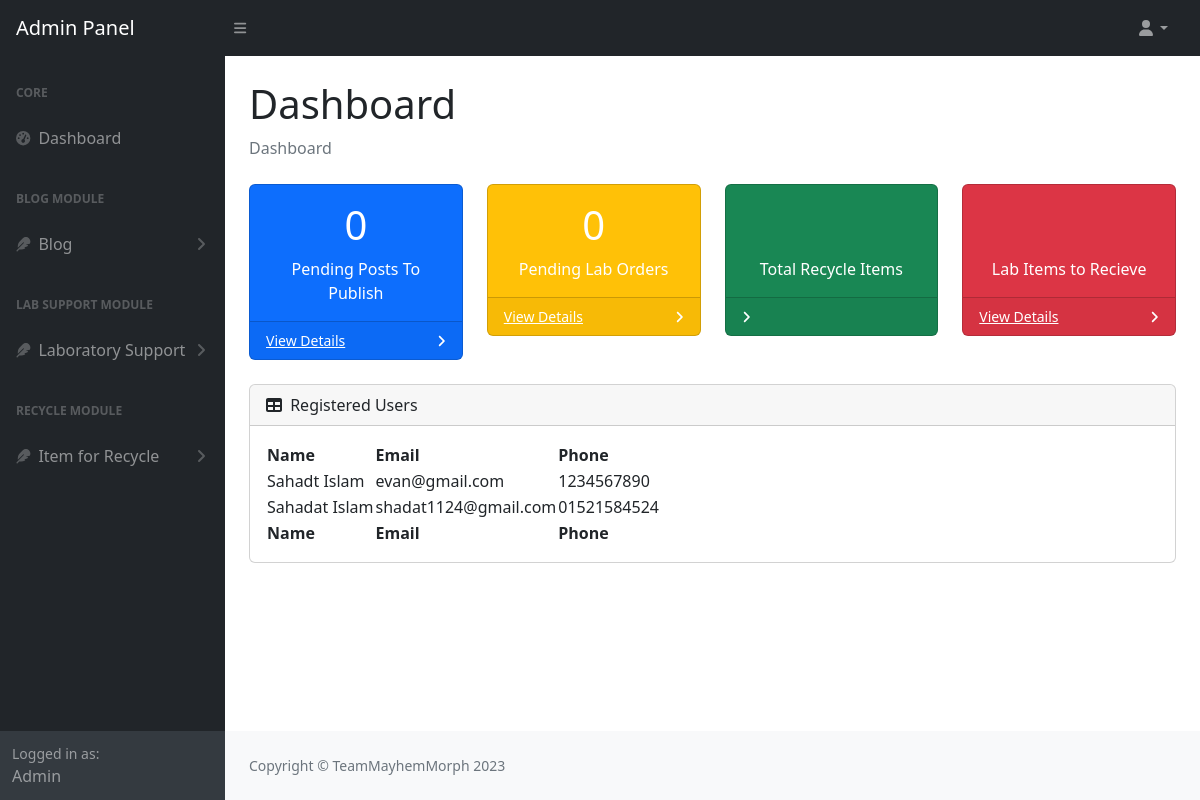
Page /admin/logedIndex.php on the earlier database version.
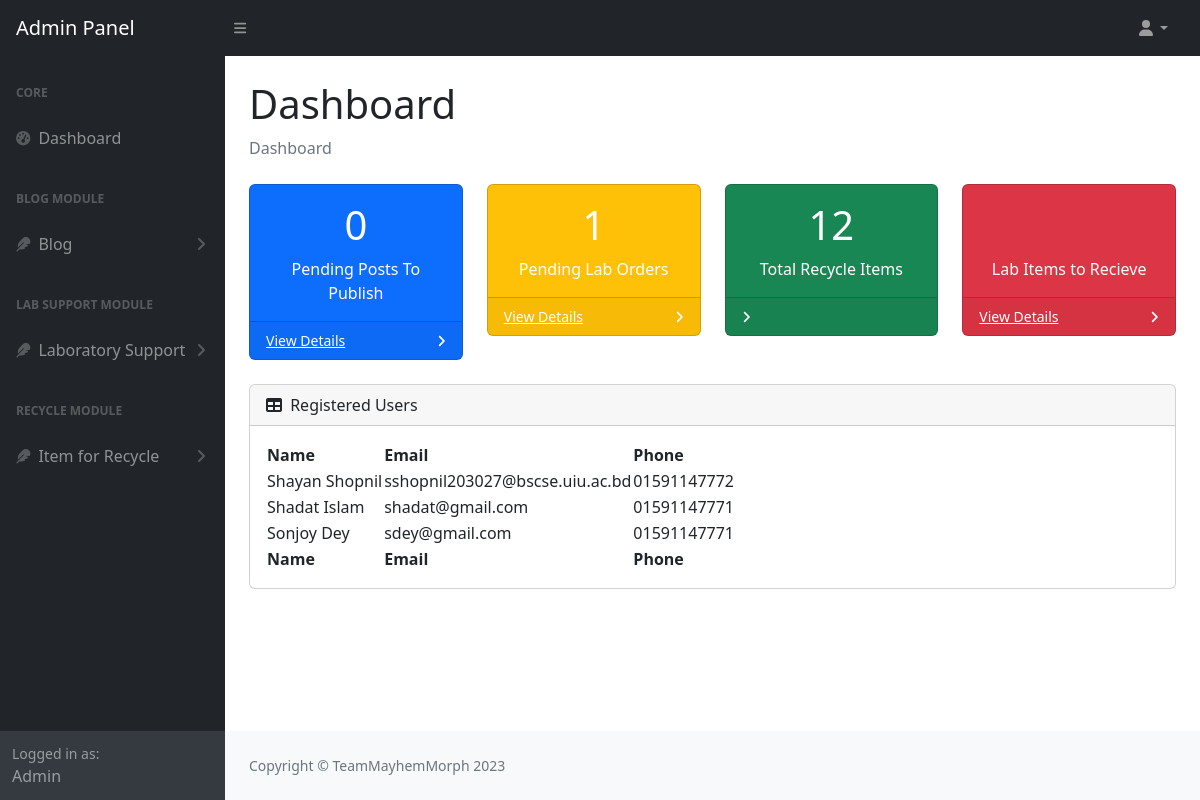
Same page on the later database version.
### tables this page shows
CREATE TABLE `user` (
  `id` int(11) NOT NULL,
  `first_name` varchar(50) NOT NULL,
  `last_name` varchar(50) NOT NULL,
  `email` varchar(255) NOT NULL,
  `password` varchar(255) NOT NULL,
  `phone` varchar(255) NOT NULL,
  `gender` varchar(255) NOT NULL
);

### admin/logedIndex.php (the view, shortened to what the changed rows need)
<?php include "includes/header_html.php"; ?>
        <div id="layoutSidenav">
<?php include "../database/db_connect.php"; ?>
            <div id="layoutSidenav_content">
                <main>
                    <div class="container-fluid px-4">
                        <h1 class="mt-4">Dashboard</h1>
<?php
$query = "SELECT * FROM posts
INNER JOIN user
ON user.id = posts.post_author where post_status='draft'";
$pending_posts = mysqli_query($connect, $query);
$count_row_posts = mysqli_num_rows($pending_posts);
?>
                        <div class="row">
                            <div class="col-xl-3 col-md-6">
                                <div class="card bg-primary text-white mb-4">
                                    <div class="card-body text-center">
                                        <h1><?php echo $count_row_posts . "</br>"; ?></h1> Pending Posts To Publish
                                    </div>
                                </div>
                            </div>
<?php
$query2 = "SELECT * FROM `lab_item_order` where status=0";
$pending_order_lab = mysqli_query($connect, $query2);
$count_row_labs = mysqli_num_rows($pending_order_lab);
?>
                            <div class="col-xl-3 col-md-6">
                                <div class="card bg-warning text-white mb-4">
                                <div class="card-body text-center">
                                        <h1><?php echo $count_row_labs . "</br>"; ?></h1> Pending Lab Orders
                                    </div>
                                </div>
                            </div>
<?php
$query3 = "SELECT SUM(product_amount) as amount FROM `recycling`";
$recycle = mysqli_query($connect, $query3);
$count_row_recycle = mysqli_fetch_assoc($recycle)['amount'];
?>
                            <div class="col-xl-3 col-md-6">
                                <div class="card bg-success text-white mb-4">
                                <div class="card-body text-center">
                                        <h1><?php echo $count_row_recycle . "</br>"; ?></h1> Total Recycle Items
                                    </div>
                                </div>
                            </div>
<?php
$query4 = "SELECT SUM(item_amount) as sums FROM `lab_item_order` WHERE `status` = 1";
$to_recieve = mysqli_query($connect, $query4);
$count_row_waiting = mysqli_fetch_assoc($to_recieve)['sums'];
?>
                            <div class="col-xl-3 col-md-6">
                                <div class="card bg-danger text-white mb-4">
                                <div class="card-body text-center">
                                        <h1><?php echo $count_row_waiting . "</br>"; ?></h1> Lab Items to Recieve
                                    </div>
                                </div>
                            </div>
                        </div>
<?php
$user_q = "select * from user where id != 0";
$res = mysqli_query($connect, $user_q);
?>
                        <div class="card mb-4">
                            <div class="card-body">
                                <table id="datatablesSimple">
                                    <thead>
                                        <tr>
                                            <th>Name</th>
                                            <th>Email</th>
                                            <th>Phone</th>
                                        </tr>
                                    </thead>
                                    <tfoot>
                                        <tr>
                                            <th>Name</th>
                                            <th>Email</th>
                                            <th>Phone</th>
                                        </tr>
                                    </tfoot>
                                    <tbody>
                                    <?php
while($rows = mysqli_fetch_assoc($res))
{
    $name = $rows['first_name'] . " " . $rows['last_name'];
    $phone = $rows['phone'];
    $email = $rows['email'];
?>
                                        <tr>
                                            <td><?php echo $name; ?></td>
                                            <td><?php echo $email; ?></td>
                                            <td><?php echo $phone; ?></td>
                                        </tr>
                         <?php
                                    }
                                    ?>
                                    </tbody>
                                </table>
                            </div>
                        </div>
                    </div>
                </main>
<?php include "includes/footer.php" ?>

Differences in the rows shown:
removed user: name "Sahadt Islam", email "evan@gmail.com", phone "1234567890"
removed user: name "Sahadat Islam", email "shadat1124@gmail.com", phone "01521584524"
added user: name "Shayan Shopnil", email "sshopnil203027@bscse.uiu.ac.bd", phone "01591147772"
added user: name "Shadat Islam", email "shadat@gmail.com", phone "01591147771"
added user: name "Sonjoy Dey", email "sdey@gmail.com", phone "01591147771"
Other differences:
$count_row_labs: "0" → "1"
$count_row_recycle: (not shown) → "12"
